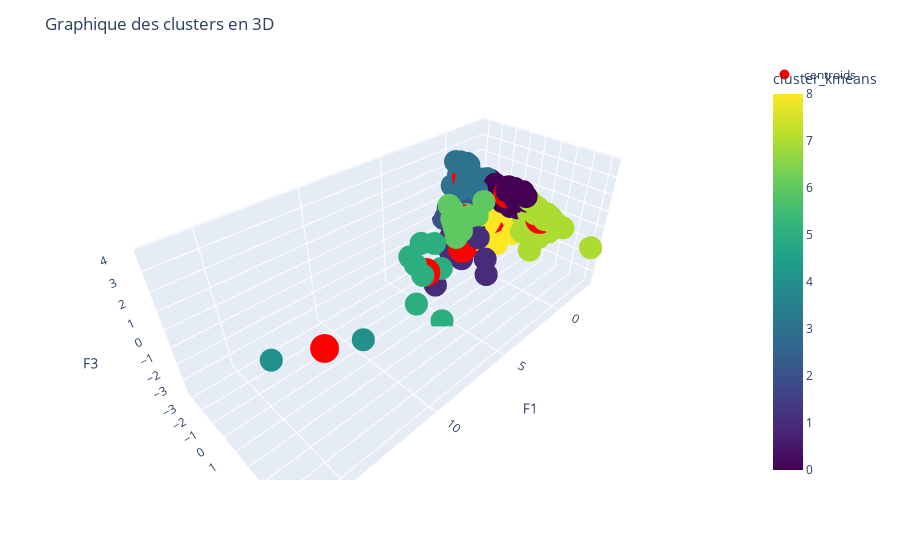

The notebook cell this image was saved under:
### Code cell
import plotly.graph_objects as go

fig = px.scatter_3d(df, x='F1', y='F2', z='F3', color='cluster_kmeans', color_continuous_scale='Viridis')

# Ajouter les centroïdes au graphique
fig.add_trace(go.Scatter3d(x=centroids[:, 0], y=centroids[:, 1], z=centroids[:, 2], 
                           mode='markers',
                           marker=dict(size=10, color='red'), 
                           name='centroids'))

fig.update_layout(title='Graphique des clusters en 3D')
fig.show()

### Figure 1 — Plotly figure (JSON) as saved in the notebook; plotly's stock layout.template omitted (floating-point values rounded to 4 significant figures; data arrays with more than 128 entries replaced by an {"elided": "..."} marker saying what was removed)
{"data": [{"hovertemplate": "F1=%{x}<br>F2=%{y}<br>F3=%{z}<br>cluster_kmeans=%{marker.color}<extra></extra>", "legendgroup": "", "marker": {"color": {"elided": "165 int values"}, "coloraxis": "coloraxis", "symbol": "circle"}, "mode": "markers", "name": "", "scene": "scene", "showlegend": false, "type": "scatter3d", "x": {"elided": "165 float values"}, "y": {"elided": "165 float values"}, "z": {"elided": "165 float values"}}, {"marker": {"color": "red", "size": 10}, "mode": "markers", "name": "centroids", "type": "scatter3d", "x": [-1.161, 1.802, 0.1061, -0.1741, 14.44, 5.758, 1.991, -1.863, -1.012], "y": [0.4003, -0.2778, -1.744, -1.896, 4.224, 0.6273, -0.2748, 2.288, -0.3398], "z": [1.061, -1.566, -0.9236, 1.697, 2.224, -0.8242, 0.4728, -0.1182, -0.7719]}], "layout": {"coloraxis": {"colorbar": {"title": {"text": "cluster_kmeans"}}, "colorscale": [[0, "#440154"], [0.1111, "#482878"], [0.2222, "#3e4989"], [0.3333, "#31688e"], [0.4444, "#26828e"], [0.5556, "#1f9e89"], [0.6667, "#35b779"], [0.7778, "#6ece58"], [0.8889, "#b5de2b"], [1, "#fde725"]]}, "legend": {"tracegroupgap": 0}, "margin": {"t": 60}, "scene": {"domain": {"x": [0, 1], "y": [0, 1]}, "xaxis": {"title": {"text": "F1"}}, "yaxis": {"title": {"text": "F2"}}, "zaxis": {"title": {"text": "F3"}}}, "title": {"text": "Graphique des clusters en 3D"}}}
